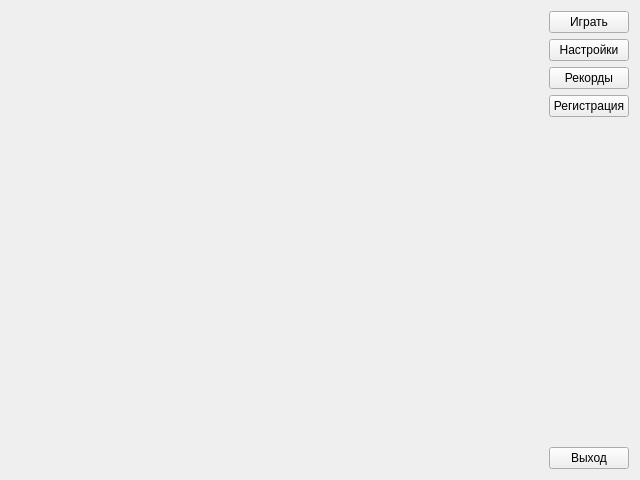
<?xml version="1.0" encoding="UTF-8"?>
<ui version="4.0">
 <class>MainWindow</class>
 <widget class="QMainWindow" name="MainWindow">
  <property name="windowModality">
   <enum>Qt::ApplicationModal</enum>
  </property>
  <property name="enabled">
   <bool>true</bool>
  </property>
  <property name="geometry">
   <rect>
    <x>0</x>
    <y>0</y>
    <width>640</width>
    <height>480</height>
   </rect>
  </property>
  <property name="minimumSize">
   <size>
    <width>0</width>
    <height>0</height>
   </size>
  </property>
  <property name="windowTitle">
   <string>Snake</string>
  </property>
  <widget class="QWidget" name="SnakeWidget">
   <property name="enabled">
    <bool>true</bool>
   </property>
   <property name="sizePolicy">
    <sizepolicy hsizetype="MinimumExpanding" vsizetype="Preferred">
     <horstretch>0</horstretch>
     <verstretch>0</verstretch>
    </sizepolicy>
   </property>
   <layout class="QHBoxLayout" name="horizontalLayout">
    <item>
     <widget class="GLWidget" name="glWidgetSnake" native="true">
      <property name="enabled">
       <bool>true</bool>
      </property>
      <property name="sizePolicy">
       <sizepolicy hsizetype="Expanding" vsizetype="Preferred">
        <horstretch>0</horstretch>
        <verstretch>0</verstretch>
       </sizepolicy>
      </property>
     </widget>
    </item>
    <item>
     <layout class="QVBoxLayout" name="verticalLayout">
      <property name="spacing">
       <number>6</number>
      </property>
      <property name="leftMargin">
       <number>0</number>
      </property>
      <property name="topMargin">
       <number>0</number>
      </property>
      <property name="rightMargin">
       <number>0</number>
      </property>
      <property name="bottomMargin">
       <number>0</number>
      </property>
      <item>
       <widget class="QPushButton" name="startgameButton">
        <property name="text">
         <string>Играть</string>
        </property>
       </widget>
      </item>
      <item>
       <widget class="QPushButton" name="settingButton">
        <property name="text">
         <string>Настройки</string>
        </property>
       </widget>
      </item>
      <item>
       <widget class="QPushButton" name="recordButton">
        <property name="text">
         <string>Рекорды</string>
        </property>
       </widget>
      </item>
      <item>
       <widget class="QPushButton" name="regButton">
        <property name="text">
         <string>Регистрация</string>
        </property>
       </widget>
      </item>
      <item>
       <spacer name="verticalSpacer">
        <property name="orientation">
         <enum>Qt::Vertical</enum>
        </property>
        <property name="sizeHint" stdset="0">
         <size>
          <width>20</width>
          <height>20</height>
         </size>
        </property>
       </spacer>
      </item>
      <item>
       <widget class="QPushButton" name="exitButton">
        <property name="text">
         <string>Выход</string>
        </property>
       </widget>
      </item>
     </layout>
    </item>
   </layout>
  </widget>
 </widget>
 <layoutdefault spacing="6" margin="11"/>
 <customwidgets>
  <customwidget>
   <class>GLWidget</class>
   <extends>QWidget</extends>
   <header>glwidget.h</header>
   <container>1</container>
  </customwidget>
 </customwidgets>
 <resources/>
 <connections/>
</ui>
